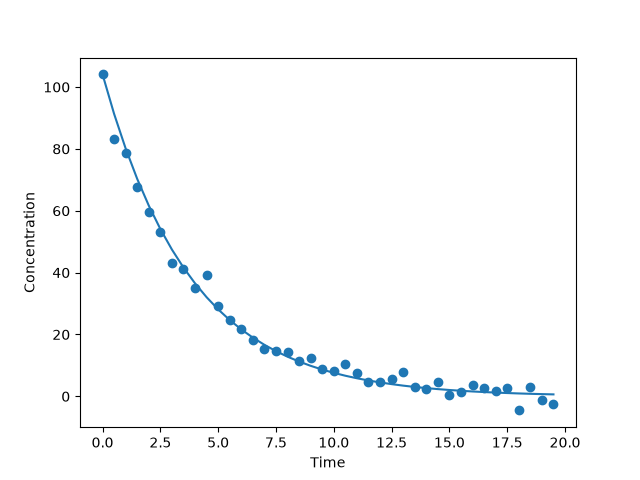

Reproduce this figure in Python.
"""
PW2 Lab B Part 3 -- fit a reaction's rate constant to measured data.

A first-order reaction decays as  C(t) = C0 * exp(-k*t).  You have noisy
concentration-vs-time measurements; find the k that best matches them.
Complete the TODOs. Run:  python kinetics.py
"""
import numpy as np
import matplotlib.pyplot as plt
from scipy.optimize import minimize

# TODO 1: read kinetics.csv (columns time, concentration) into arrays t, C.
#         Set C0 = the first concentration.

data = np.loadtxt("kinetics.csv", delimiter=",", skiprows=1)
t = data[:, 0]
C = data[:, 1]
C0 = C[0]

# TODO 2: write total_error(k) = sum of (measured - C0*exp(-k*t))^2.
#         This is the "how bad" number: small when the model matches the data.

def total_error(k):
    model = C0 * np.exp(-k * t)
    return np.sum((C - model) ** 2)

# TODO 3: minimise total_error with scipy.optimize.minimize (method "SLSQP",
#         bounds [(0, 5)], start x0=0.5). Print the fitted k.

result = minimize(total_error, x0=0.5, method="SLSQP", bounds=[(0, 5)])
k = result.x[0]

print("Fitted k:", k)

# TODO 4: plot the measured data (points) and your fitted curve (line) together.
#         Save as kinetics.png.

fitted_curve = C0 * np.exp(-k * t)

plt.scatter(t, C)
plt.plot(t, fitted_curve)
plt.xlabel("Time")
plt.ylabel("Concentration")
plt.savefig("kinetics.png")
plt.show()
